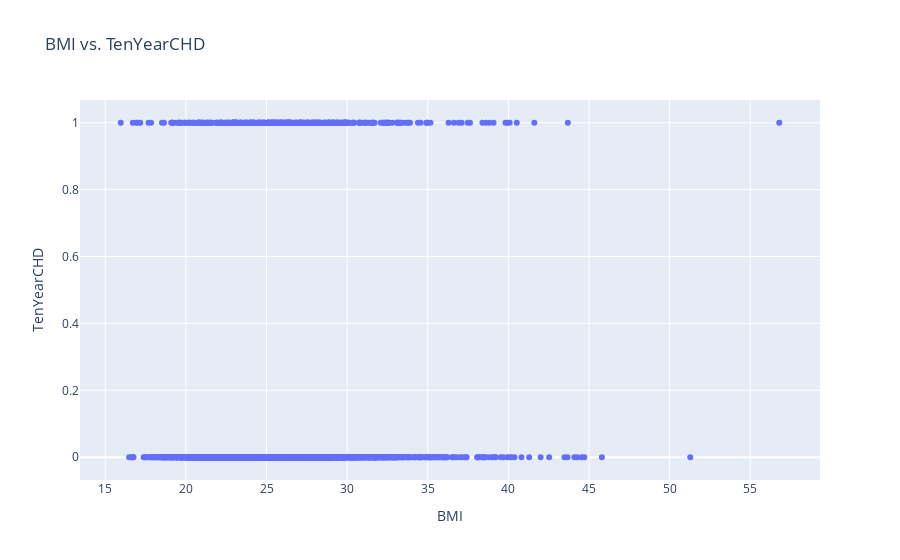

This figure's notebook cell:
### Code cell
import plotly.graph_objs as go
import plotly.offline as pyo
trace = go.Scatter(x=df['BMI'], y=df['TenYearCHD'], mode='markers')
layout = go.Layout(title='BMI vs. TenYearCHD',
                   xaxis=dict(title='BMI'),
                   yaxis=dict(title='TenYearCHD'))
data=[trace]
fig = go.Figure(data=data, layout=layout)
fig.show()

### Figure 1 — Plotly figure (JSON) as saved in the notebook; plotly's stock layout.template omitted (floating-point values rounded to 4 significant figures; data arrays with more than 128 entries replaced by an {"elided": "..."} marker saying what was removed)
{"data": [{"mode": "markers", "type": "scatter", "x": {"elided": "2927 float values"}, "y": {"elided": "2927 int values"}}], "layout": {"title": {"text": "BMI vs. TenYearCHD"}, "xaxis": {"title": {"text": "BMI"}}, "yaxis": {"title": {"text": "TenYearCHD"}}}}
